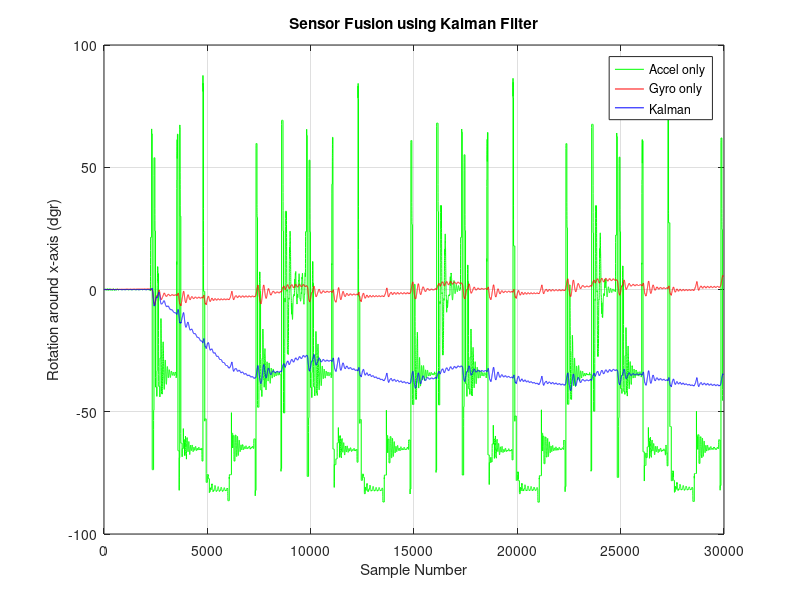
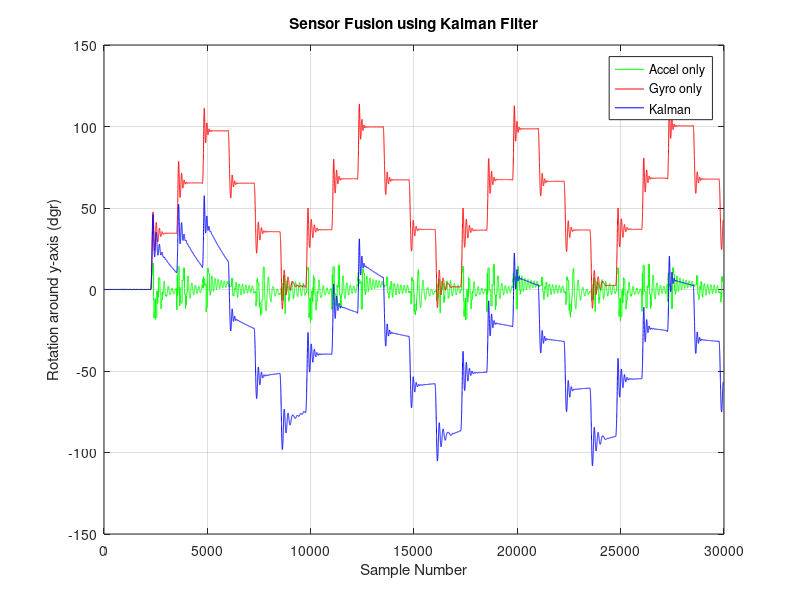
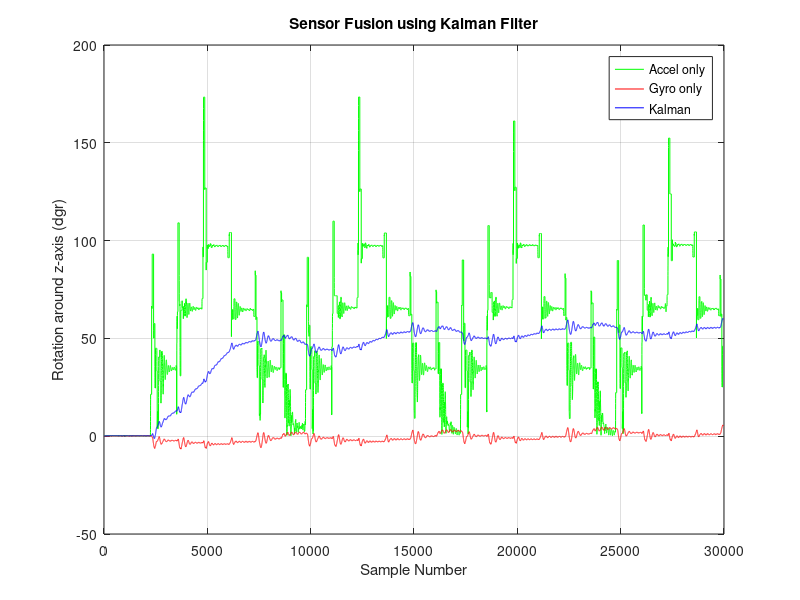

Recreate these plots in MATLAB, in order. (Note: a time limit stopped this script after it produced the figures.)
# Load Quaternion pkg
pkg load quaternion;

# Parameters
filter = 6; % 0 = "raw", 1 = "static cal", 2 = "static cal + mvavg", 3 = "static cal + fir", 4 = "static cal + kalman", 5 = "simple cal + no filter", 6 = "simple cal + mvavg"
ign_samples = 0; % samples to ignore until Filter has converged
gyro_weight = 0.98;
acc_range = 0.1;
gyr_sens = 32.8;
acc_sens = 8192;
delta_t = 1/500;
grav_raw = acc_sens;
gravity = 9.80665;
f_norm = [0; 0; acc_sens];
acc_rec = [0; 0; 1];
v = [0; 0; 0];
s = [0; 0; 0];

#Kalman Function
function angle_out = kalman_angle(angle_in, rate, stddev_angle, stddev_rate, delta_t)
  
  # Compute Variances
  var_angle = stddev_angle^2;
  var_rate = stddev_rate^2;

  # Initialize
  y_hat = [0; 0];
  A = [1 (-delta_t); 0 1];
  B = [delta_t; 0];
  H = eye(2,2);
  P = [1000 0; 0 1000];
  Q = [var_angle 0; 0 var_rate];
  R = [stddev_angle 0; 0 stddev_rate];

  # Go through samples
  for i=1:length(angle_in)
  
    # Rememver previous error covariance
    P_prev = P;

    # Prediction Update
    y_hat_neg = A*y_hat + B*rate(i);
    P = A*P_prev*transpose(A) + Q;

    # Measurement Update
    K = (P_prev*transpose(H))*inverse(H*P_prev*transpose(H) + R);
    y_hat = y_hat_neg + K*([angle_in(i); rate(i)] - H*y_hat_neg);
    P = (eye(2,2) - K*H)*P_prev;
    
    # Store values
    angle_out(i) = y_hat(1,1);
  end
  
  disp(P);

endfunction

# Load Data
if (filter == 1)
	load ('calibrated.mat', 'cal');
	data = cal;
	filter_str = "cal";
	f_norm = [331; -263; 8082];
	grav_raw = 8082;
elseif (filter == 2)
	load('mvavg.mat', 'mvavg');
	data = mvavg;
	filter_str = "mvavg";
	f_norm = [331; -263; 8082];
	grav_raw = 8082;
elseif (filter == "fir")
	load('fir.mat', 3);
	data = firfil;
	filter_str = "fir";
	f_norm = [331; -263; 8082];
	grav_raw = 8082;
elseif (filter == 4)
	load('kalman.mat', 'kalmanfil');
	data = kalmanfil;
	filter_str = "kalman";
	f_norm = [331; -263; 8082];
	grav_raw = 8082;
elseif (filter == 5)
	load('simple_calibration.mat', 'cal');
	data = cal;
	filter_str = "simple_cal";
elseif (filter == 6)
	load('mvavg_simple_cal.mat', 'mvavg');
	data = mvavg;
	filter_str = "mvavg_simple_cal";
else
	data = load('data.txt');
	filter_str = "raw";
endif

# Create Outfile Strings
outfile = strcat("quat_posVel_", filter_str, "_kalman.pdf");
q_mat_outfile = strcat("quatPos_", filter_str, "_kalman.mat");
avs_outfile = strcat("avs_", filter_str, "_kalman.mat");

# Extract Gyro and Accel Data
gx = data(:,1);
gy = data(:,2);
gz = data(:,3);
ax = data(:,4);
ay = data(:,5);
az = data(:,6);

# Convert
gx = gx / gyr_sens;
gy = gy / gyr_sens;
gz = gz / gyr_sens;
ax = ax / acc_sens;
ay = ay / acc_sens;
az = az / acc_sens;
f_norm_conv = f_norm / acc_sens;

# Compute Standard deviations
if (filter == 1 || filter == 2 || filter == 3 || filter == 4)
  stddev_rate_x = 24.500152 / gyr_sens;
  stddev_rate_y = 1.029194 / gyr_sens;
  stddev_rate_z = 3.045021 / gyr_sens;
  stddev_angle_x = 22.443588 / acc_sens;
  stddev_angle_y = 72.858551 / acc_sens;
  stddev_angle_z = 40.575413 / acc_sens;
else
  stddev_rate_x = std(gx);
  stddev_rate_y = std(gy);
  stddev_rate_z = std(gz);
  stddev_angle_x = std(ax);
  stddev_angle_y = std(ay);
  stddev_angle_z = std(az);
endif;

# Compute Angle
for i = 1:length(gx)
  
  # Get Magnitude of acceleration
  acc_i = [ax(i); ay(i); az(i)];
  acc_mag = norm(acc_i);
  
  # Use recent Acc if acceleration is way different than gravity
  if (acc_mag < (1-acc_range) || acc_mag > (1+acc_range))
    acc_norm = acc_rec;
  elseif (acc_mag != 0) % normalize
    acc_norm = acc_i / acc_mag;
  else 
    acc_norm = acc_i;
  endif;
  
  # Store Acc for next iteration
  acc_rec = acc_norm;
  
  # Compute Angle from Accelerometer and convert to dgr
  angle_acc_x(i) = asin(acc_norm(1,1)) / pi * 180;
  angle_acc_y(i) = asin(acc_norm(2,1)) / pi * 180;
  angle_acc_z(i) = acos(acc_norm(3,1)) / pi * 180;
  
  # Compute Angle from Gyroscope
  if (i == 1)
    angle_gyr_x(i) = gx(i) * delta_t;
    angle_gyr_y(i) = gy(i) * delta_t;
    angle_gyr_z(i) = gz(i) * delta_t;
  else
    angle_gyr_x(i) = angle_gyr_x(i-1) + gx(i) * delta_t;
    angle_gyr_y(i) = angle_gyr_y(i-1) + gy(i) * delta_t;
    angle_gyr_z(i) = angle_gyr_z(i-1) + gz(i) * delta_t;
  endif;

endfor

# Apply Kalman Filter
angle_x = kalman_angle(angle_acc_x, gx, stddev_angle_x, stddev_rate_x, delta_t);
angle_y = kalman_angle(angle_acc_y, gy, stddev_angle_y, stddev_rate_y, delta_t);
angle_z = kalman_angle(angle_acc_z, gz, stddev_angle_z, stddev_rate_z, delta_t);

# Plot x
plot(angle_acc_x, "g");
hold on;
plot(angle_gyr_x, "r");
hold on;
plot(angle_x, "b");
hold on;

# Set up Plot
grid on;
title('Sensor Fusion using Kalman Filter');
xlabel('Sample Number');
ylabel('Rotation around x-axis (dgr)');
legend('Accel only', 'Gyro only', 'Kalman');

# Print
print(outfile);
hold off;

# Plot y
plot(angle_acc_y, "g");
hold on;
plot(angle_gyr_y, "r");
hold on;
plot(angle_y, "b");
hold on;

# Set up Plot
grid on;
title('Sensor Fusion using Kalman Filter');
xlabel('Sample Number');
ylabel('Rotation around y-axis (dgr)');
legend('Accel only', 'Gyro only', 'Kalman');

# Print
print("-append", outfile);
hold off;

# Plot z
plot(angle_acc_z, "g");
hold on;
plot(angle_gyr_z, "r");
hold on;
plot(angle_z, "b");
hold on;

# Set up Plot
grid on;
title('Sensor Fusion using Kalman Filter');
xlabel('Sample Number');
ylabel('Rotation around z-axis (dgr)');
legend('Accel only', 'Gyro only', 'Kalman');

# Print
print("-append", outfile);
hold off;

# Absolute Quaternion
quat_abs = quaternion(1, 0, 0, 0);

# Compute Quaternions
for i = (ign_samples+1):length(gx)
  
  #Get data set (already converted)
  gyr = [gx(i); gy(i); gz(i)];
  acc = [ax(i); ay(i); az(i)];
  
  ############## Quaternion Start ##############
  
  #Convert angle to radians
  angle_acc_z_rad = angle_acc_z * pi/180;
  
  # Normalize Acc
  acc_norm_sc = acc / norm(acc);
  if (acc_norm_sc != 0)
    acc_norm = acc / acc_norm_sc;
  else 
    acc_norm_sc = 1;
    acc_norm = acc;
  endif;
  
  # Construct absolute rotation quaternion
  quat_abs = unit(quaternion(cos(angle_acc_z_rad(i)/2), acc_norm(1,1)*sin(angle_acc_z_rad(i)/2), acc_norm(2,1)*sin(angle_acc_z_rad(i)/2), acc_norm(3,1)*sin(angle_acc_z_rad(i)/2)));
  
  # Keep track of quaternions for plot
  qw(i) = quat_abs.w;
  qx(i) = quat_abs.x;
  qy(i) = quat_abs.y;
  qz(i) = quat_abs.z;
  
  ######## Velocity / Position Start #########
  
  
   #Helper Computations
  qw_qw = qw(i) * qw(i);
  qw_qx = qw(i) * qx(i);
  qw_qy = qw(i) * qy(i);
  qw_qz = qw(i) * qz(i);
  qx_qx = qx(i) * qx(i);
  qx_qy = qx(i) * qy(i);
  qx_qz = qx(i) * qz(i);
  qy_qy = qy(i) * qy(i);
  qy_qz = qy(i) * qz(i);
  qz_qz = qz(i) * qz(i);
  
  #Quaternion to Rotation Matrix
  rot = [(qw_qw + qx_qx - qy_qy - qz_qz) 	(2 * qx_qy + 2 * qw_qz) 	(2 * qx_qz - 2 * qw_qy); 
	  (2 * qx_qy - 2 * qw_qz) 		(qw_qw - qx_qx + qy_qy - qz_qz) (2 * qy_qz + 2 * qw_qx)
	  (2 * qx_qz + 2 * qw_qy) 		(2 * qy_qz - 2 * qw_qx) 	(qw_qw - qx_qx - qy_qy + qz_qz)];
  
  #Get Transpose
  rot_t = transpose(rot);
  
  #Rotate Normal force
  f_norm_rot = rot * f_norm_conv;
  
  #Remove Gravity
  acc = acc - f_norm_rot;
  
  #Compute Intertial Acceleration
  acc_inert = rot_t * acc;
  
  #Convert to m/s^2
  acc_i_c = acc_inert * gravity;
  
  # Get recent acceleration
  if ( i <= (ign_samples+1) )
    a_recent = [0; 0; 0];
  else
    a_recent = [oax(i-1); oay(i-1); oaz(i-1)];
  endif;
  
  #Compute Velocity (first integration)
  v_curr = v + a_recent * delta_t; %v + acc_i_c * delta_t;
  
  #Compute Position (second integration)
  s_curr = s + v * delta_t; %s + v*delta_t + 0.5 * acc_i_c * delta_t^2;
  
  #Replace old velocity and position by new ones
  v = v_curr;
  s = s_curr;
  
  # Keep track of velocity and position for plots
  oax(i) = acc_i_c(1,1);
  oay(i) = acc_i_c(2,1);
  oaz(i) = acc_i_c(3,1);
  vx(i) = v(1,1);
  vy(i) = v(2,1);
  vz(i) = v(3,1);
  sx(i) = s(1,1);
  sy(i) = s(2,1);
  sz(i) = s(3,1);
  
endfor

# clear
hold off;

# Plot Quaternion
plot(qw, "c");
hold on;
plot(qx, "r");
hold on;
plot(qy, "g");
hold on;
plot(qz, "b");
hold on;

# Set up Plot
grid on;
title('Quaternions (after calibration and filtering)');
xlabel('Sample Number');
ylabel('Value');
legend('w', 'x', 'y', 'z');

# Prepare for Data Export
qw = rot90(qw, -1);
qx = rot90(qx, -1);
qy = rot90(qy, -1);
qz = rot90(qz, -1);
oax = rot90(oax, -1);
oay = rot90(oay, -1);
oaz = rot90(oaz, -1);
vx = rot90(vx, -1);
vy = rot90(vy, -1);
vz = rot90(vz, -1);
sx = rot90(sx, -1);
sy = rot90(sy, -1);
sz = rot90(sz, -1);

# Data Export for IMU Viewer
out = [qw qx qy qz sx sy sz];
save(q_mat_outfile, 'out');

# Data Export for Fusion with UWB
avs = [oax oay oaz vx vy vz sx sy sz];
save(avs_outfile, 'avs');

# Print
print("-append", outfile);
hold off;

# Plot Velocity
plot(vx, "r");
hold on;
plot(vy, "g");
hold on;
plot(vz, "b");
hold on;

# Set up Plot
grid on;
title('Velocity');
xlabel('Sample Number');
ylabel('Velocity (m/s)');
legend('x', 'y', 'z');
hold off;

# Print Velocity
print("-append", outfile);

# Plot Position
plot(sx, "r");
hold on;
plot(sy, "g");
hold on;
plot(sz, "b");
hold on;

# Set up Plot
grid on;
title('Position');
xlabel('Sample Number');
ylabel('Position (m)');
legend('x', 'y', 'z');
hold off;

# Print Position
print("-append", outfile);
